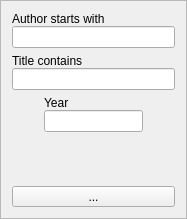
<?xml version="1.0" encoding="UTF-8"?>
<ui version="4.0">
 <class>Filter</class>
 <widget class="QFrame" name="Filter">
  <property name="geometry">
   <rect>
    <x>0</x>
    <y>0</y>
    <width>187</width>
    <height>219</height>
   </rect>
  </property>
  <property name="windowTitle">
   <string>Frame</string>
  </property>
  <property name="frameShape">
   <enum>QFrame::StyledPanel</enum>
  </property>
  <property name="frameShadow">
   <enum>QFrame::Raised</enum>
  </property>
  <layout class="QVBoxLayout" name="verticalLayout_4">
   <item>
    <layout class="QVBoxLayout" name="verticalLayout">
     <property name="spacing">
      <number>0</number>
     </property>
     <item>
      <widget class="QLabel" name="lblAuthor">
       <property name="text">
        <string>Author starts with</string>
       </property>
      </widget>
     </item>
     <item>
      <widget class="QLineEdit" name="edtAuthor"/>
     </item>
    </layout>
   </item>
   <item>
    <layout class="QVBoxLayout" name="verticalLayout_2">
     <property name="spacing">
      <number>0</number>
     </property>
     <item>
      <widget class="QLabel" name="lblTitle">
       <property name="text">
        <string>Title contains</string>
       </property>
      </widget>
     </item>
     <item>
      <widget class="QLineEdit" name="edtTitle"/>
     </item>
    </layout>
   </item>
   <item>
    <layout class="QHBoxLayout" name="horizontalLayout">
     <item>
      <spacer name="horizontalSpacer">
       <property name="orientation">
        <enum>Qt::Horizontal</enum>
       </property>
       <property name="sizeHint" stdset="0">
        <size>
         <width>40</width>
         <height>20</height>
        </size>
       </property>
      </spacer>
     </item>
     <item>
      <layout class="QVBoxLayout" name="verticalLayout_3">
       <property name="spacing">
        <number>0</number>
       </property>
       <item>
        <widget class="QLabel" name="lblYear">
         <property name="text">
          <string>Year</string>
         </property>
        </widget>
       </item>
       <item>
        <widget class="QLineEdit" name="edtYear"/>
       </item>
      </layout>
     </item>
     <item>
      <spacer name="horizontalSpacer_2">
       <property name="orientation">
        <enum>Qt::Horizontal</enum>
       </property>
       <property name="sizeHint" stdset="0">
        <size>
         <width>40</width>
         <height>20</height>
        </size>
       </property>
      </spacer>
     </item>
    </layout>
   </item>
   <item>
    <spacer name="verticalSpacer">
     <property name="orientation">
      <enum>Qt::Vertical</enum>
     </property>
     <property name="sizeHint" stdset="0">
      <size>
       <width>20</width>
       <height>39</height>
      </size>
     </property>
    </spacer>
   </item>
   <item>
    <widget class="QToolButton" name="btnFilter">
     <property name="sizePolicy">
      <sizepolicy hsizetype="Preferred" vsizetype="Fixed">
       <horstretch>0</horstretch>
       <verstretch>0</verstretch>
      </sizepolicy>
     </property>
     <property name="text">
      <string>...</string>
     </property>
    </widget>
   </item>
  </layout>
  <action name="actionApplyFilter">
   <property name="text">
    <string>Apply</string>
   </property>
   <property name="toolTip">
    <string>Apply filter</string>
   </property>
  </action>
 </widget>
 <resources/>
 <connections/>
</ui>
